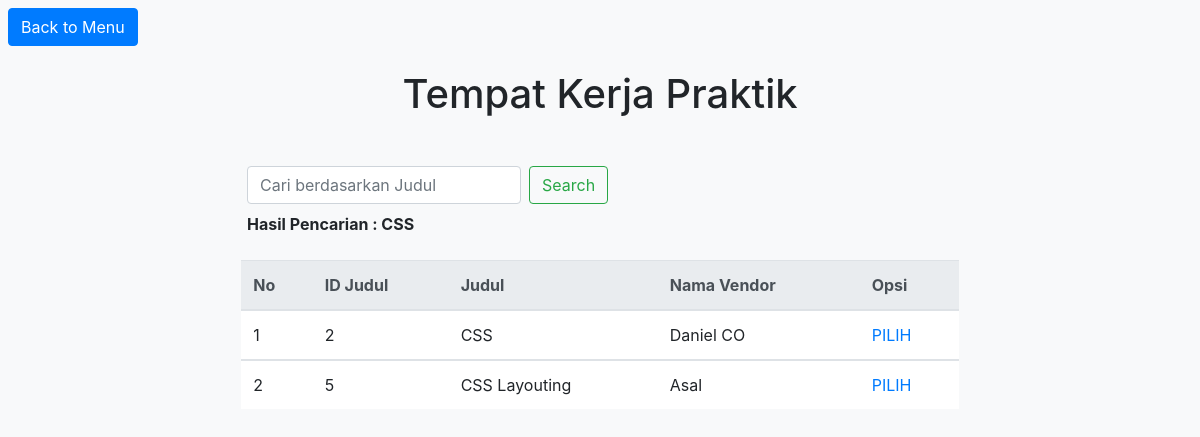
The page /cobapilih/nilai.php?cari=CSS (signed in) on the database its author committed.
### tables this page shows
CREATE TABLE IF NOT EXISTS `judul` (
  `id_judul` int(9) NOT NULL,
  `nama_vendor` varchar(50) NOT NULL,
  `judul` varchar(100) NOT NULL
);

### cobapilih/nilai.php (the view, shortened to what this page needs)
<?php
include('konek.php');
?>
<!doctype html>
<html lang="en">
  <head>
    <link rel="stylesheet" href="https://stackpath.bootstrapcdn.com/bootstrap/4.3.1/css/bootstrap.min.css">
  </head>
  <body class="bg-light">
    <a href='../login/index.php' class='btn btn-primary ml-2 mt-2'>Back to Menu</a>
  <h1 class="text-center my-4">Tempat Kerja Praktik</h1>
  <div class="row justify-content-center mx-5">
    <div class="cari my-4 col-lg-8">
      <form action="nilai.php" class="form-inline pb-2">
        <input name="cari" class="form-control mr-sm-2" type="search" placeholder="Cari berdasarkan Judul" aria-label="Search">
        <button class="btn btn-outline-success my-2 my-sm-0" type="submit">Search</button>
      </form>
      <?php
        if(isset($_GET['cari'])){
          $cari = $_GET['cari'];
          echo "<b>Hasil Pencarian : ".$cari."</b>";
        }
        ?>
    </div>
  </div>
  <div class="row justify-content-center">
    <table class="table bg-white col-lg-7">
      <thead class="thead-light">
        <tr>
          <th scope="col">No</th>
          <th scope="col">ID Judul</th>
          <th scope="col">Judul</th>
          <th scope="col">Nama Vendor</th>
          <th scope="col">Opsi</th>
        </tr>
      </thead>
      <?php
      if(isset($_GET['cari'])){
          $cari = $_GET['cari'];
          $sql1 = "SELECT * FROM judul WHERE judul like '%".$cari."%'";
          $query  = mysqli_query($db_link,$sql1);
        }else{
          $sql2 = "SELECT * FROM judul";
          $query  = mysqli_query($db_link,$sql2);
        }
        $no = 1;
        while($data = mysqli_fetch_array($query)){
      ?>
      <tbody>
        <tr>
          <td><?php echo $no++; ?></td>
          <td><?php echo $data['id_judul']; ?></td>
          <td><?php echo $data['judul']; ?></td>
          <td><?php echo $data['nama_vendor']; ?></td>
          <td><a href="edit.php?ni=<?php echo $data['id_judul'];?>" title="pilih">PILIH</a></td>
        </tr>
      </tbody>
      <?php } ?>
    </table>
  </div>
  </body>
</html>

### rows shown on the page
judul: id_judul "2", judul "CSS", nama_vendor "Daniel CO"
judul: id_judul "5", judul "CSS Layouting", nama_vendor "Asal"

### other values the page prints
$cari "CSS"
